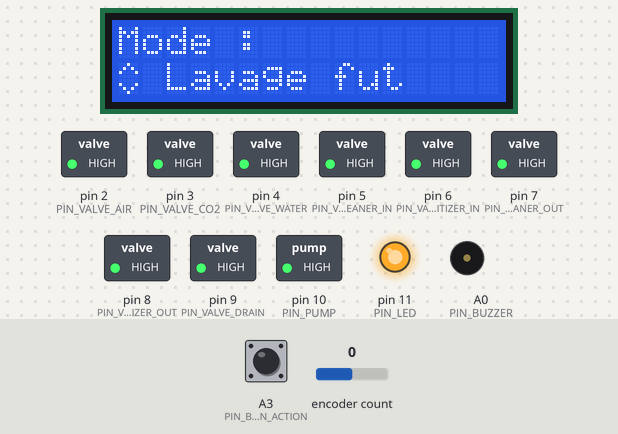
The sketch below on a simulated Arduino Uno, built with avr-gcc and run on an emulated ATmega328P. On the bench: 16×2 character LCD, switched loads named in the sketch (green lamp = pin HIGH), output pins drawn as LEDs (lit = HIGH), buzzer (waves = sounding). The test bench sets the inputs (shaded band); at power-on: A3 (PIN_BUTTON_ACTION) HIGH, encoder count 0. EEPROM starts erased.

Above: at 1.2 s.
1.3 s: A3 (PIN_BUTTON_ACTION) pulled LOW for 0.15 s
At 2.8 s:
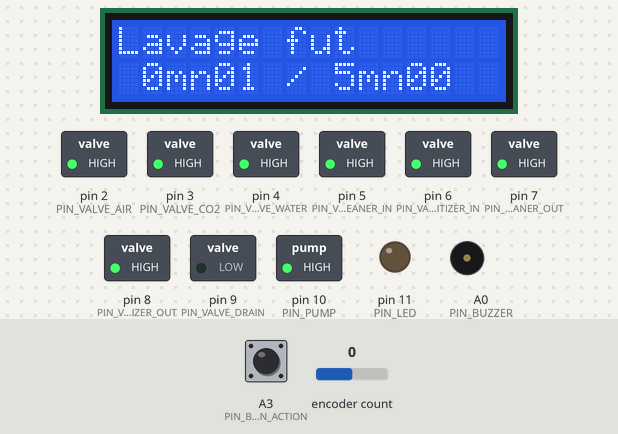
4.4 s: A3 (PIN_BUTTON_ACTION) pulled LOW for 1 s
At 5.0 s:
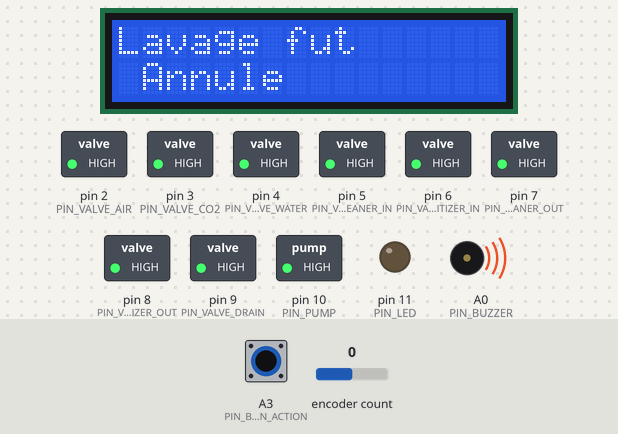
6.9 s: encoder count set to 1
At 7.5 s:
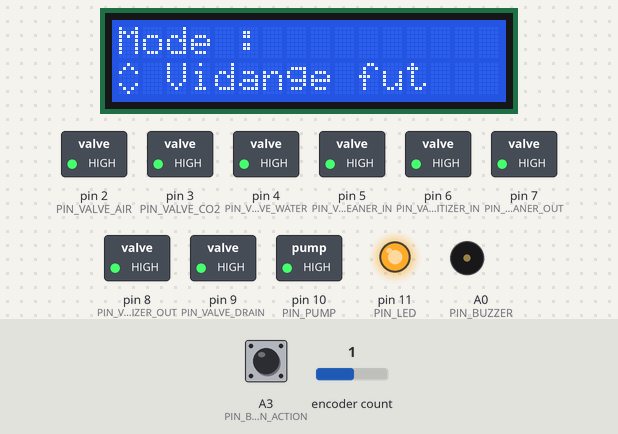
8.4 s: encoder count set to 2
At 9.6 s:
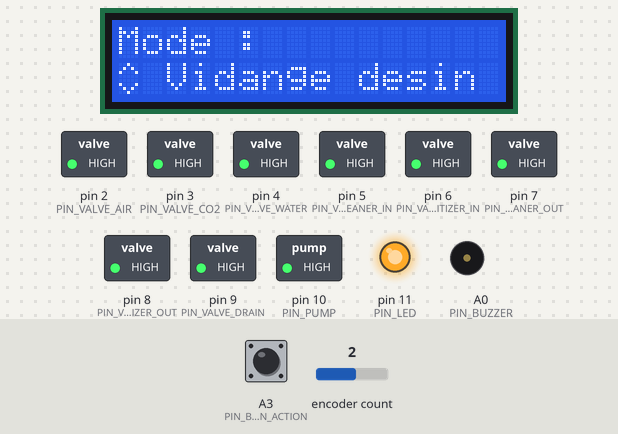
9.9 s: A3 (PIN_BUTTON_ACTION) pulled LOW for 0.15 s
At 10.44 s:
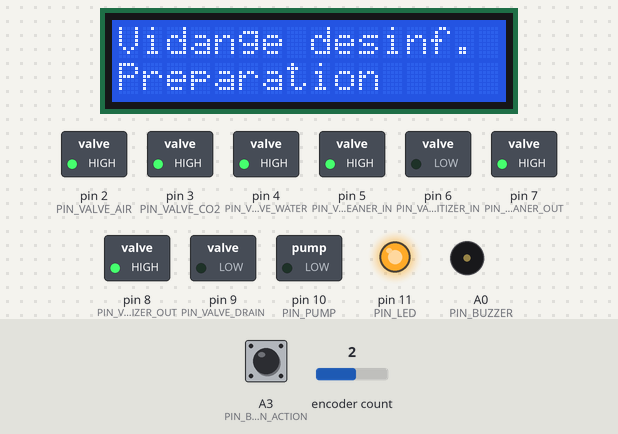
10.6 s: A3 (PIN_BUTTON_ACTION) pulled LOW for 3.2 s
At 10.9 s:
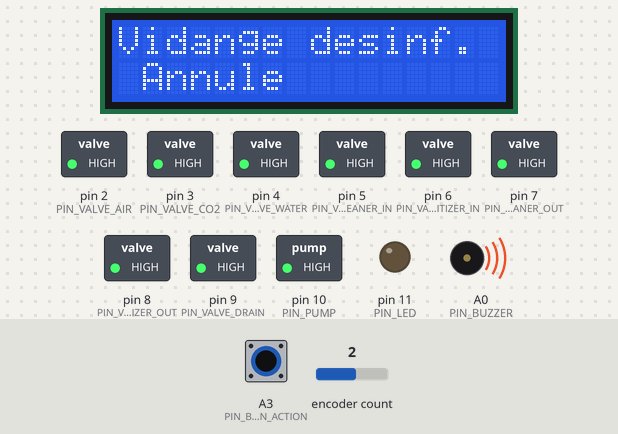
Timing chart, 0 to 13.6 s (numbered marks = the images above; inputs shaded):
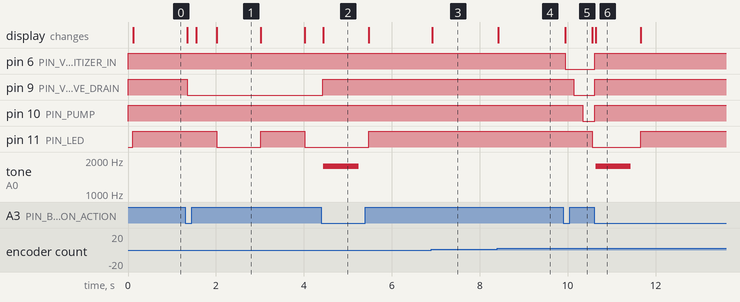

Measured:
- after the input at 1.3 s, pin 9 (PIN_VALVE_DRAIN): HIGH → LOW at once; pin 11 (PIN_LED): HIGH → LOW after 0.72 s, → HIGH 0.99 s later, → LOW 1.0 s later; the display: first changes at once (image 1 shows a later state)
- after the input at 4.4 s, pin 9 (PIN_VALVE_DRAIN): LOW → HIGH at once; tone on A0 (PIN_BUZZER): silent → 1760 Hz at once, → silent 0.80 s later; the display: changes at once (image 2)
- after the input at 6.9 s, the display: changes at once (image 3)
- after the input at 8.4 s, the display: changes at once (image 4)
- after the input at 9.9 s, pin 6 (PIN_VALVE_SANITIZER_IN): HIGH → LOW at once; pin 9 (PIN_VALVE_DRAIN): HIGH → LOW after 0.24 s; pin 10 (PIN_PUMP): HIGH → LOW after 0.44 s; pin 11 (PIN_LED): HIGH → LOW after 0.66 s; the display: changes at once (image 5)
- after the input at 10.6 s, pin 6 (PIN_VALVE_SANITIZER_IN), pin 9 (PIN_VALVE_DRAIN), pin 10 (PIN_PUMP): LOW → HIGH at once; tone on A0 (PIN_BUZZER): silent → 1760 Hz at once, → silent 0.80 s later; the display: changes at once (image 6)
- what the display in image 1 shows lasts 1.0 s, from 2.0 s to 3.0 s

The sketch:

kegwasher.ino
```cpp
#include <stdarg.h>
#include <EEPROM.h>
#include <Bounce2.h>
#include <Wire.h>
#include <LiquidCrystal_I2C.h>
#include <RotaryEncoder.h>

#define PIN_BUZZER                A0
#define PIN_MENUSELECT_1          A1
#define PIN_MENUSELECT_2          A2
#define PIN_BUTTON_ACTION         A3
#define PIN_VALVE_AIR             2
#define PIN_VALVE_CO2             3
#define PIN_VALVE_WATER           4
#define PIN_VALVE_CLEANER_IN      5
#define PIN_VALVE_SANITIZER_IN    6
#define PIN_VALVE_CLEANER_OUT     7
#define PIN_VALVE_SANITIZER_OUT   8
#define PIN_VALVE_DRAIN           9
#define PIN_PUMP                  10
#define PIN_LED                   11

#define DISPLAY_I2C_ADDRESS       0x27

#define CTRL_WATER          0b000000001
#define CTRL_CLEANER_IN     0b000000010
#define CTRL_SANITIZER_IN   0b000000100
#define CTRL_AIR            0b000001000
#define CTRL_CO2            0b000010000
#define CTRL_DRAIN          0b000100000
#define CTRL_CLEANER_OUT    0b001000000
#define CTRL_SANITIZER_OUT  0b010000000
#define CTRL_PUMP           0b100000000

#define CONFIG_DRAIN            (CTRL_DRAIN)
#define CONFIG_DRAIN_SANITIZER  (CTRL_PUMP + CTRL_SANITIZER_IN + CTRL_DRAIN)
#define CONFIG_DRAIN_CLEANER    (CTRL_PUMP + CTRL_CLEANER_IN + CTRL_DRAIN)
#define CONFIG_FILL_SANITIZER   (CTRL_PUMP + CTRL_SANITIZER_IN + CTRL_WATER)
#define CONFIG_FILL_CLEANER     (CTRL_PUMP + CTRL_CLEANER_IN + CTRL_WATER)
#define CONFIG_RINCE            (CTRL_PUMP + CTRL_WATER + CTRL_DRAIN)
#define CONFIG_RINCE_PURGE      (CTRL_AIR + CTRL_DRAIN)
#define CONFIG_RINCE_PURGE_CO2  (CTRL_CO2 + CTRL_DRAIN)
#define CONFIG_CLEAN            (CTRL_PUMP + CTRL_CLEANER_IN + CTRL_CLEANER_OUT)
#define CONFIG_CLEAN_PURGE      (CTRL_AIR + CTRL_CLEANER_OUT)
#define CONFIG_SANITIZE         (CTRL_PUMP + CTRL_SANITIZER_IN + CTRL_SANITIZER_OUT)
#define CONFIG_SANITIZE_PURGE   (CTRL_AIR + CTRL_SANITIZER_OUT)
#define CONFIG_END              0

#define LED_BLINK_PERIOD    2

typedef struct step_s {
  unsigned int config;
  int duration;
} step_t;

typedef struct mode_s {
  const char *name;
  step_t *steps;
} mode_t;

step_t STEPS_WASH_KEG[] = {
  {CONFIG_DRAIN, 10},
  {CONFIG_RINCE, 10},
  {CONFIG_RINCE_PURGE, 20},
  {CONFIG_CLEAN, 10},
  {CONFIG_CLEAN_PURGE, 15},
  {CONFIG_CLEAN, 10},
  {CONFIG_CLEAN_PURGE, 15},
  {CONFIG_CLEAN, 10},
  {CONFIG_CLEAN_PURGE, 20},
  {CONFIG_RINCE, 3},
  {CONFIG_RINCE_PURGE, 10},
  {CONFIG_RINCE, 7},
  {CONFIG_RINCE_PURGE, 10},
  {CONFIG_RINCE, 10},
  {CONFIG_RINCE_PURGE, 20},
  {CONFIG_SANITIZE, 10},
  {CONFIG_SANITIZE_PURGE, 15},
  {CONFIG_SANITIZE, 10},
  {CONFIG_SANITIZE_PURGE, 15},
  {CONFIG_SANITIZE, 10},
  {CONFIG_SANITIZE_PURGE, 20},
  {CONFIG_RINCE, 10},
  {CONFIG_RINCE_PURGE_CO2, 30},
  {CONFIG_END, 0}
};

step_t STEPS_DRAIN_KEG[] = {
  {CONFIG_DRAIN, 10},
  {CONFIG_RINCE_PURGE, 60},
  {CONFIG_END, 0}
};

step_t STEPS_DRAIN_SANITIZER[] = {
  {CONFIG_DRAIN_SANITIZER, 200},
  {CONFIG_END, 0}
};

step_t STEPS_DRAIN_CLEANER[] = {
  {CONFIG_DRAIN_CLEANER, 200},
  {CONFIG_END, 0}
};

step_t STEPS_FILL_SANITIZER[] = {
  {CONFIG_FILL_SANITIZER, 120},
  {CONFIG_END, 0}
};

step_t STEPS_FILL_CLEANER[] = {
  {CONFIG_FILL_CLEANER, 120},
  {CONFIG_END, 0}
};

mode_t MODES[] = {
  {"Lavage fut", STEPS_WASH_KEG},
  {"Vidange fut", STEPS_DRAIN_KEG},
  {"Vidange desinf.", STEPS_DRAIN_SANITIZER},
  {"Vidange deter.", STEPS_DRAIN_CLEANER},
  {"Rempl. desinf.", STEPS_FILL_SANITIZER},
  {"Rempl. deter.", STEPS_FILL_CLEANER},
};

int MODES_NUMBER = sizeof(MODES) / sizeof(mode_t);

RotaryEncoder menuselect(PIN_MENUSELECT_1, PIN_MENUSELECT_2);
Bounce buttonAction = Bounce();

LiquidCrystal_I2C lcd(DISPLAY_I2C_ADDRESS, 16, 2);

#define CHAR_UP_DOWN  1
byte CHAR_UP_DOWN_SETUP[] = {
  B00100,
  B01010,
  B10001,
  B00000,
  B00000,
  B10001,
  B01010,
  B00100
};

#define EEPROM_ADDRESS_MODE  0

typedef enum state_e {
  STATE_SELECT,
  STATE_SELECT_UPDATE,
  STATE_RUN,
  STATE_RUN_UPDATE,
  STATE_TERMINATE,
  STATE_CANCEL
} state_t;


state_t state = STATE_SELECT;

int mode = 0;
int mode_start_time;
int mode_full_time;

int step;
int step_start_time;

void lcd_printf(const char *fmt, ...)
{
  char buf1[17];
  va_list args;
  va_start(args, fmt);
  vsnprintf(buf1, sizeof(buf1)-1, fmt, args);
  va_end(args);

  char buf2[17];
  snprintf(buf2, sizeof(buf2)-1, "%-16s", buf1);
  lcd.print(buf2);
}

void select()
{
  lcd.clear();
  lcd.setCursor(0, 0);
  lcd_printf("Mode :");
  lcd.setCursor(0, 1);
  lcd_printf("%c %s", CHAR_UP_DOWN, MODES[mode].name);

  digitalWrite(PIN_LED, HIGH);

  state = STATE_SELECT_UPDATE;
}

void select_update()
{
  int new_mode;
  int pos;

  menuselect.tick();
  pos = menuselect.getPosition();
  new_mode = pos % MODES_NUMBER;

  if( new_mode != mode ) {
    mode = new_mode;
    lcd.setCursor(0, 1);
    lcd_printf("%c %s", CHAR_UP_DOWN, MODES[mode].name);
  }

  buttonAction.update();
  if( buttonAction.fell() ) {
    state = STATE_RUN;
  }
}

int seconds()
{
  return millis() / 1000;
}

void controls_set_state(unsigned int config, int state, int delay_time)
{
  if(config & CTRL_AIR) {
    digitalWrite(PIN_VALVE_AIR, state);
    delay(delay_time);
  }
  if(config & CTRL_CO2) {
    digitalWrite(PIN_VALVE_CO2, state);
    delay(delay_time);
  }
  if(config & CTRL_WATER) {
    digitalWrite(PIN_VALVE_WATER, state);
    delay(delay_time);
  }
  if(config & CTRL_CLEANER_IN) {
    digitalWrite(PIN_VALVE_CLEANER_IN, state);
    delay(delay_time);
  }
  if(config & CTRL_SANITIZER_IN) {
    digitalWrite(PIN_VALVE_SANITIZER_IN, state);
    delay(delay_time);
  }
  if(config & CTRL_CLEANER_OUT) {
    digitalWrite(PIN_VALVE_CLEANER_OUT, state);
    delay(delay_time);
  }
  if(config & CTRL_SANITIZER_OUT) {
    digitalWrite(PIN_VALVE_SANITIZER_OUT, state);
    delay(delay_time);
  }
  if(config & CTRL_DRAIN) {
    digitalWrite(PIN_VALVE_DRAIN, state);
    delay(delay_time);
  }
  if(config & CTRL_PUMP) {
    digitalWrite(PIN_PUMP, state);
    delay(delay_time);
  }
}

void controls_set(unsigned int config)
{
  // Turn off all controls to avoid temporary overconsumption
  controls_set_state(~config, HIGH, 0);

  // Turn on all needed controls and wait slowly to avoid temporary overconsumption
  controls_set_state(config, LOW, 200);
}

unsigned int step_set(int index)
{
  step = index;
  step_start_time = seconds();

  controls_set(MODES[mode].steps[step].config);

  return MODES[mode].steps[step].config;
}

void run()
{
  lcd.clear();
  lcd.setCursor(0, 0);
  lcd_printf(MODES[mode].name);
  lcd.setCursor(0, 1);
  lcd_printf("Preparation");

  int saved_mode = EEPROM.read(EEPROM_ADDRESS_MODE);
  if( mode != saved_mode ) {
    EEPROM.write(EEPROM_ADDRESS_MODE, mode);
  }

  mode_start_time = seconds();

  mode_full_time = 0;
  for(int i=0 ; MODES[mode].steps[i].config != CONFIG_END ; i++ ) {
    mode_full_time += MODES[mode].steps[i].duration;
  }

  step_set(0);

  state = STATE_RUN_UPDATE;
}

void run_update()
{
  buttonAction.update();
  if( buttonAction.fell() ) {
    state = STATE_CANCEL;
    return;
  }

  int step_running_time = seconds() - step_start_time;
  if( step_running_time >= MODES[mode].steps[step].duration ) {
    unsigned int config = step_set( step + 1 );
    if( config == CONFIG_END ) {
      state = STATE_TERMINATE;
      return;
    }
  }

  int mode_running_time = seconds() - mode_start_time;
  int rtime_mn = mode_running_time / 60;
  int rtime_s = mode_running_time % 60;
  int ftime_mn = mode_full_time / 60;
  int ftime_s = mode_full_time % 60;

  lcd.setCursor(0, 1);
  lcd_printf(" %dmn%02d / %dmn%02d", rtime_mn, rtime_s, ftime_mn, ftime_s);

  if( mode_running_time % LED_BLINK_PERIOD < LED_BLINK_PERIOD/2 ) {
    digitalWrite(PIN_LED, HIGH);
  }
  else {
    digitalWrite(PIN_LED, LOW);
  }

}

void terminate()
{
  controls_set(0);

  digitalWrite(PIN_LED, LOW);

  lcd.setCursor(0, 1);
  lcd_printf(" Termine");

  for( int i=0 ; i<3 ; i++ ) {
    tone(PIN_BUZZER, 1760, 800);
    delay(1000);
  }

  state = STATE_SELECT;
}

void cancel()
{
  controls_set(0);

  digitalWrite(PIN_LED, LOW);

  lcd.setCursor(0, 1);
  lcd_printf(" Annule");

  tone(PIN_BUZZER, 1760, 800);
  delay(1000);

  state = STATE_SELECT;
}


void setup()
{
  pinMode(PIN_BUTTON_ACTION, INPUT_PULLUP);
  pinMode(PIN_VALVE_AIR, OUTPUT);
  pinMode(PIN_VALVE_CO2, OUTPUT);
  pinMode(PIN_VALVE_WATER, OUTPUT);
  pinMode(PIN_VALVE_CLEANER_IN, OUTPUT);
  pinMode(PIN_VALVE_SANITIZER_IN, OUTPUT);
  pinMode(PIN_VALVE_CLEANER_OUT, OUTPUT);
  pinMode(PIN_VALVE_SANITIZER_OUT, OUTPUT);
  pinMode(PIN_VALVE_DRAIN, OUTPUT);
  pinMode(PIN_LED, OUTPUT);
  pinMode(PIN_PUMP, OUTPUT);
  pinMode(PIN_BUZZER, OUTPUT);

  controls_set(0);
  digitalWrite(PIN_LED, LOW);
  digitalWrite(PIN_BUZZER, LOW);

  buttonAction.attach(PIN_BUTTON_ACTION);
  buttonAction.interval(10);

  lcd.init();
  lcd.backlight();
  lcd.createChar(CHAR_UP_DOWN, CHAR_UP_DOWN_SETUP);

  mode = EEPROM.read(EEPROM_ADDRESS_MODE);
  mode = constrain(mode, 0, MODES_NUMBER - 1);
}

void loop()
{
  switch(state) {
    case STATE_SELECT:
      select();
      break;
    case STATE_SELECT_UPDATE:
      select_update();
      break;
    case STATE_RUN:
      run();
      break;
    case STATE_RUN_UPDATE:
      run_update();
      break;
    case STATE_TERMINATE:
      terminate();
      break;
    case STATE_CANCEL:
      cancel();
      break;
  }
}
```
